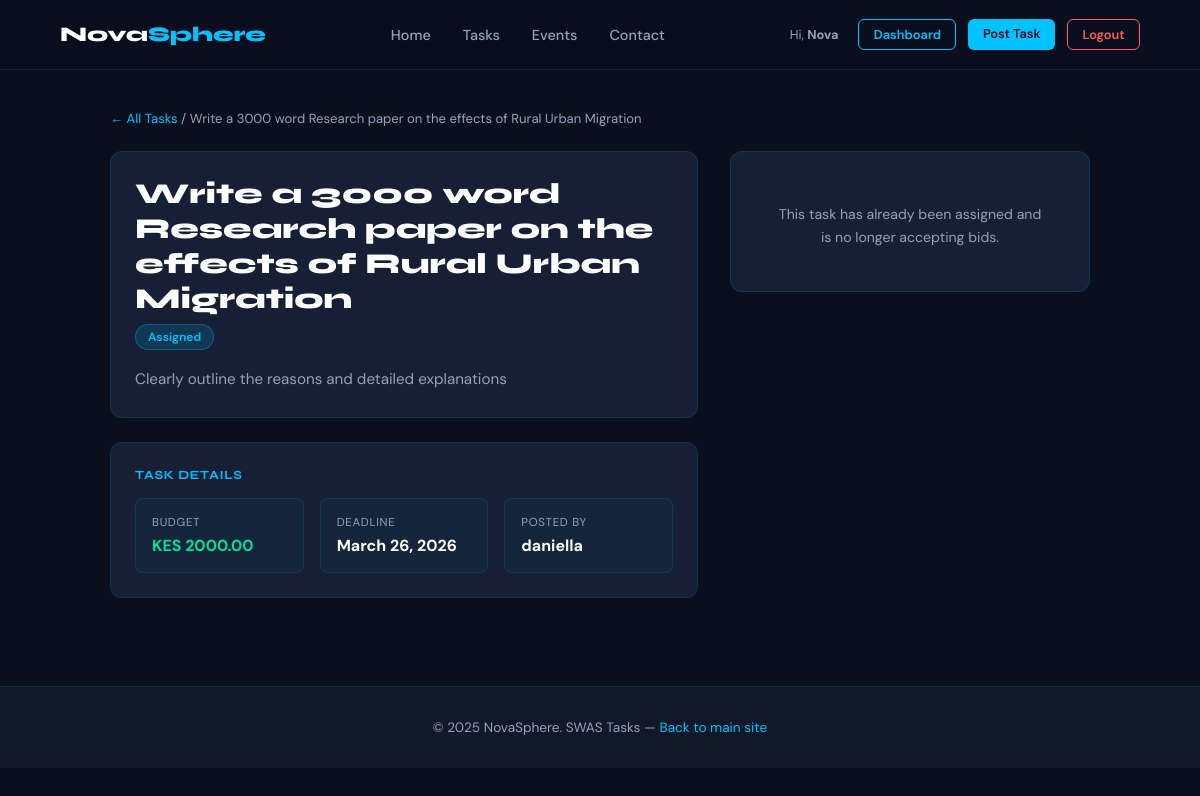
The page /tasks/1/ (signed in) on the database its author committed.
### Sphere/models.py (models this page shows, shortened)
class Task(models.Model):
    STATUS_CHOICES = [
        ('open', 'Open'),
        ('assigned', 'Assigned'),
        ('completed', 'Completed'),
    ]
    client = models.ForeignKey(User, on_delete=models.CASCADE, related_name='posted_tasks')
    title = models.CharField(max_length=255)
    description = models.TextField()
    budget = models.DecimalField(max_digits=10, decimal_places=2)
    deadline = models.DateField()
    status = models.CharField(max_length=20, choices=STATUS_CHOICES, default='open')
    attachment = models.FileField(upload_to='task_attachments/', blank=True, null=True)
    created_at = models.DateTimeField(auto_now_add=True)

### Sphere/views.py (the view)
# urls.py: path('tasks/<int:task_id>/', views.task_detail, name='task_detail'),
@login_required
def task_detail(request, task_id):
    task = get_object_or_404(Task, id=task_id)
    bids = task.bids.all().order_by('-created_at')
    user_bid = bids.filter(worker=request.user).first()
    approved_bid = bids.filter(is_approved=True).first()
    user_submission = WorkSubmission.objects.filter(task=task, worker=request.user).first()
    return render(request, 'Sphere/task_detail.html', {
        'task': task,
        'bids': bids,
        'user_bid': user_bid,
        'approved_bid': approved_bid,
        'user_submission': user_submission,
    })

### Sphere/templates/Sphere/task_detail.html (shortened to what this page needs)
{% load static %}
<!DOCTYPE html>
<html lang="en">
<head>
</head>
<body>
<nav>
  <a href="{% url 'homepage' %}" class="nav-logo">Nova<span>Sphere</span></a>
  <ul class="nav-links">
    <li><a href="{% url 'homepage' %}">Home</a></li>
    <li><a href="{% url 'task_list' %}">Tasks</a></li>
    <li><a href="{% url 'events' %}">Events</a></li>
    <li><a href="{% url 'contact' %}">Contact</a></li>
  </ul>
  <div class="nav-cta">
    {% if user.is_authenticated %}
      <span style="color: var(--muted); font-size: 0.8rem; align-self: center; margin-right: 0.5rem;">
        Hi, <strong>{{ user.username }}</strong>
      </span>
      <a href="{% url 'dashboard' %}" class="btn btn-outline btn-sm">Dashboard</a>
      <a href="{% url 'post_task' %}" class="btn btn-primary btn-sm"> Post Task</a>
      <form action="{% url 'logout' %}" method="post" style="display: inline;">
        <button type="submit" class="btn btn-red btn-sm">Logout</button>
      </form>
    {% else %}
      <a href="{% url 'register' %}" class="btn btn-primary btn-sm">Join Now</a>
      <a href="{% url 'login' %}" class="btn btn-outline btn-sm">Login</a>
    {% endif %}
  </div>
</nav>
<div class="container">
  <div class="breadcrumb">
    <a href="{% url 'task_list' %}">← All Tasks</a> / {{ task.title }}
  </div>
  <div class="layout">
    <div class="task-main">
      <div class="card">
        <div class="task-title-main">{{ task.title }}</div>
        <div class="task-badges">
          <span class="badge badge-{{ task.status }}">{{ task.get_status_display }}</span>
        </div>
        <div class="task-desc">{{ task.description }}</div>
      </div>
      <div class="card">
        <div class="card-title">Task Details</div>
        <div class="meta-grid">
          <div class="meta-box">
            <div class="label">Budget</div>
            <div class="value green">KES {{ task.budget }}</div>
          </div>
          <div class="meta-box">
            <div class="label">Deadline</div>
            <div class="value">{{ task.deadline }}</div>
          </div>
          <div class="meta-box">
            <div class="label">Posted by</div>
            <div class="value">{{ task.client.username }}</div>
          </div>
        </div>
      </div>
    </div>
    <div class="sidebar">
      {% if user.is_authenticated %}
        {% if user != task.client %}
          {% if user_submission %}
          <div class="card submit-work-card">
            <div class="card-title">Work Submitted</div>
            <div class="already-bid">
              <strong>Work Delivered!</strong>
              <p>Your submission is under review. Payment will be processed after approval.</p>
            </div>
          </div>
          {% else %}
          <div class="card">
            <div class="already-bid">
              <p>This task has already been assigned and is no longer accepting bids.</p>
            </div>
          </div>
          {% endif %}
        {% endif %}
      {% else %}
      <div class="card">
        <div class="card-title">Want to Bid?</div>
        <p style="color:var(--muted); font-size:0.88rem; margin-bottom:1rem;">Login to place a bid on this task and start earning.</p>
        <a href="{% url 'login' %}" class="btn btn-primary" style="width:100%; text-align:center;">Login to Bid</a>
      </div>
      {% endif %}
    </div>
  </div>
</div>
<footer>
  <p>© 2025 NovaSphere. SWAS Tasks — <a href="{% url 'homepage' %}">Back to main site</a></p>
</footer>
</body>
</html>

### Sphere/templates/Sphere/task_detail.html (style rules this page uses)
:root { --navy:#0a0f1e; --navy2:#111827; --accent:#00c2ff; --accent2:#0077b6; --green:#00e096; --red:#ff5c5c; --yellow:#ffc107; --text:#e2e8f0; --muted:#94a3b8; --card:#161f35; --border:rgba(0,194,255,0.12); }
* { margin:0; padding:0; box-sizing:border-box; }
body { background:var(--navy); color:var(--text); font-family:'DM Sans',sans-serif; min-height:100vh; }
nav { background:rgba(10,15,30,0.97); border-bottom:1px solid var(--border); padding:0 5%; display:flex; align-items:center; justify-content:space-between; height:70px; position:sticky; top:0; z-index:100; backdrop-filter:blur(12px); }
.nav-logo { font-family:'Syne',sans-serif; font-weight:800; font-size:1.3rem; color:#fff; text-decoration:none; }
.nav-logo span { color:var(--accent); }
.nav-links { display:flex; gap:2rem; list-style:none; }
.nav-links a { color:var(--muted); text-decoration:none; font-size:0.9rem; font-weight:500; transition:color 0.2s; }
.nav-cta { display:flex; gap:0.75rem; }
.btn { padding:0.55rem 1.2rem; border-radius:6px; font-size:0.88rem; font-weight:600; cursor:pointer; text-decoration:none; transition:all 0.2s; font-family:'DM Sans',sans-serif; display:inline-block; border:none; }
.btn-primary { background:var(--accent); color:var(--navy); }
.btn-outline { border:1px solid var(--accent); color:var(--accent); background:transparent; }
.btn-red { background:transparent; border:1px solid var(--red); color:var(--red); }
.btn-sm { padding:0.35rem 0.9rem; font-size:0.8rem; }
.container { max-width:1100px; margin:0 auto; padding:2.5rem 5%; }
.breadcrumb { font-size:0.82rem; color:var(--muted); margin-bottom:1.5rem; }
.breadcrumb a { color:var(--accent); text-decoration:none; }
.layout { display:grid; grid-template-columns:1fr 360px; gap:2rem; align-items:start; }
.task-main { display:flex; flex-direction:column; gap:1.5rem; }
.card { background:var(--card); border:1px solid var(--border); border-radius:12px; padding:1.5rem; }
.card-title { font-family:'Syne',sans-serif; font-size:1rem; font-weight:700; color:var(--accent); margin-bottom:1rem; text-transform:uppercase; letter-spacing:0.05em; font-size:0.78rem; }
.task-title-main { font-family:'Syne',sans-serif; font-size:1.8rem; font-weight:800; color:#fff; margin-bottom:0.5rem; }
.task-badges { display:flex; gap:0.75rem; flex-wrap:wrap; margin-bottom:1rem; }
.badge { padding:0.25rem 0.75rem; border-radius:20px; font-size:0.75rem; font-weight:600; }
.badge-assigned { background:rgba(0,194,255,0.15); color:var(--accent); border:1px solid rgba(0,194,255,0.3); }
.task-desc { color:var(--muted); line-height:1.8; font-size:0.95rem; }
.meta-grid { display:grid; grid-template-columns:repeat(3,1fr); gap:1rem; }
.meta-box { background:rgba(0,194,255,0.04); border:1px solid var(--border); border-radius:8px; padding:1rem; }
.meta-box .label { font-size:0.72rem; color:var(--muted); text-transform:uppercase; letter-spacing:0.06em; margin-bottom:0.3rem; }
.meta-box .value { font-size:1rem; font-weight:700; color:#fff; }
.meta-box .value.green { color:var(--green); }
.sidebar { display:flex; flex-direction:column; gap:1.5rem; position:sticky; top:90px; }
.already-bid { text-align:center; padding:1.2rem; }
.already-bid p { color:var(--muted); font-size:0.88rem; line-height:1.6; }
footer { background:var(--navy2); border-top:1px solid var(--border); padding:2rem 5%; text-align:center; color:var(--muted); font-size:0.85rem; margin-top:3rem; }
footer a { color:var(--accent); text-decoration:none; }

### rows shown on the page
Task: title "Write a 3000 word Research paper on the effects of Rural Urban Migration", status "Assigned", description "Clearly outline the reasons and detailed explanations", budget "2000.00", deadline "March 26, 2026", client.username "daniella"

### other values the page prints
{{ user.username }} "Nova"
